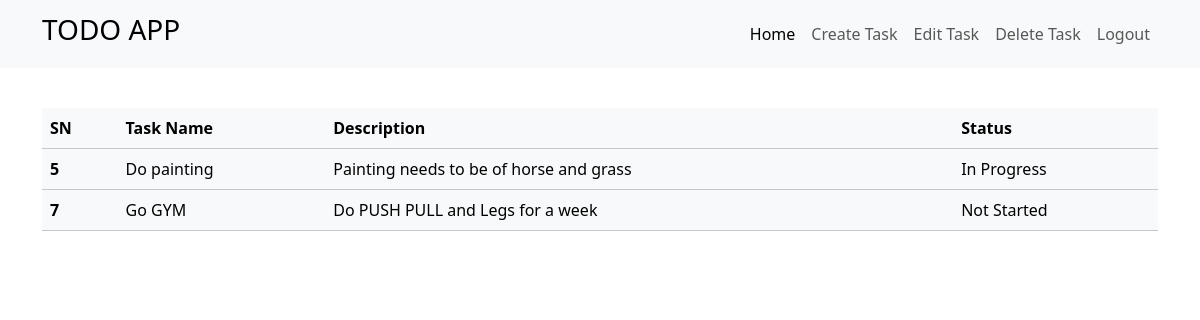
Before: /home/ (signed in) with the older database file.
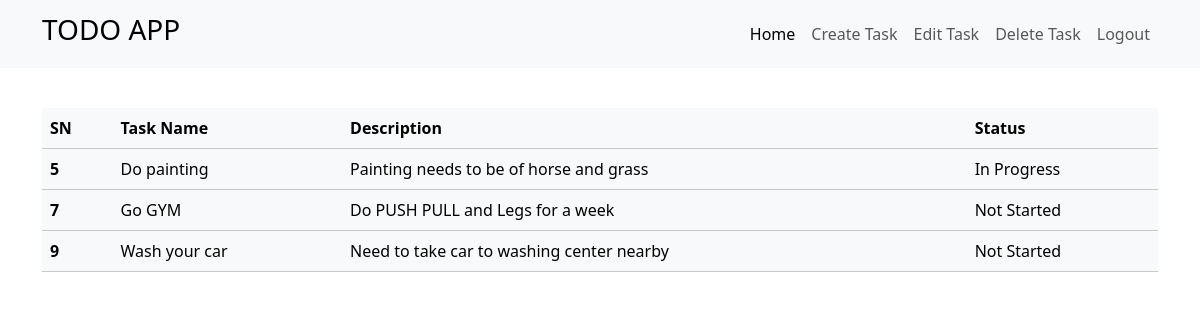
After: the same page with the newer database file.
### core/models.py (models this page shows)
class Todo(models.Model):
    name = models.CharField(max_length=200)
    description = models.TextField()
    status = models.CharField(max_length=200)

### core/views.py (the view)
# urls.py: 2. Add a URL to urlpatterns:  path('', views.home, name='home')
@login_required(login_url='login')
def home(request):
    todo_objs = Todo.objects.all()
    data = {'todos':todo_objs}
    return render(request,'index.html',context=data)

### templates/index.html (shortened to what this page needs)
<!doctype html>
<html lang="en">
  <head>
    <link href="https://cdn.jsdelivr.net/npm/bootstrap@5.3.3/dist/css/bootstrap.min.css" rel="stylesheet">
  </head>
  <body>
    <nav class="navbar navbar-expand-lg bg-body-tertiary">
        <div class="container">
          <a class="navbar-brand" href="{% url 'home' %}"><h3>TODO APP</h3></a>
          <div class="collapse navbar-collapse" id="navbarSupportedContent">
            <ul class="navbar-nav ms-auto mb-2 mb-lg-0">
              <li class="nav-item">
                <a class="nav-link active" aria-current="page" href="{% url 'home' %}">Home</a>
              </li>
              <li class="nav-item">
                <a class="nav-link" href="{% url 'create' %}">Create Task</a>
              </li>
              <li class="nav-item">
                <a class="nav-link" href="{% url 'editpage' %}">Edit Task</a>
              </li>
              <li class="nav-item">
                <a class="nav-link" href="{% url 'deletepage' %}">Delete Task</a>
              </li>
              <li class="nav-item">
                <a class="nav-link" href="{% url 'logout' %}">Logout</a>
              </li>
            </ul>
          </div>
        </div>
      </nav>
      <div class='container'>
        <table class="table table-light">
            <thead>
            <tr>
                <th scope="col">SN</th>
                <th scope="col">Task Name</th>
                <th scope="col">Description</th>
                <th scope="col">Status</th>
            </tr>
            </thead>
            <tbody>
                {% for todo in todos %}
            <tr>
                <th scope="row">{{todo.id}}</th>
                <td>{{todo.name}}</td>
                <td>{{todo.description}}</td>
                <td>{{todo.status}}</td>
            </tr>
            {% endfor %}
            </tbody>
        </table>
    </div>
  </body>
</html>

Changed rows visible on the page:
added Todo: id "9", name "Wash your car", description "Need to take car to washing center nearby", status "Not Started"
